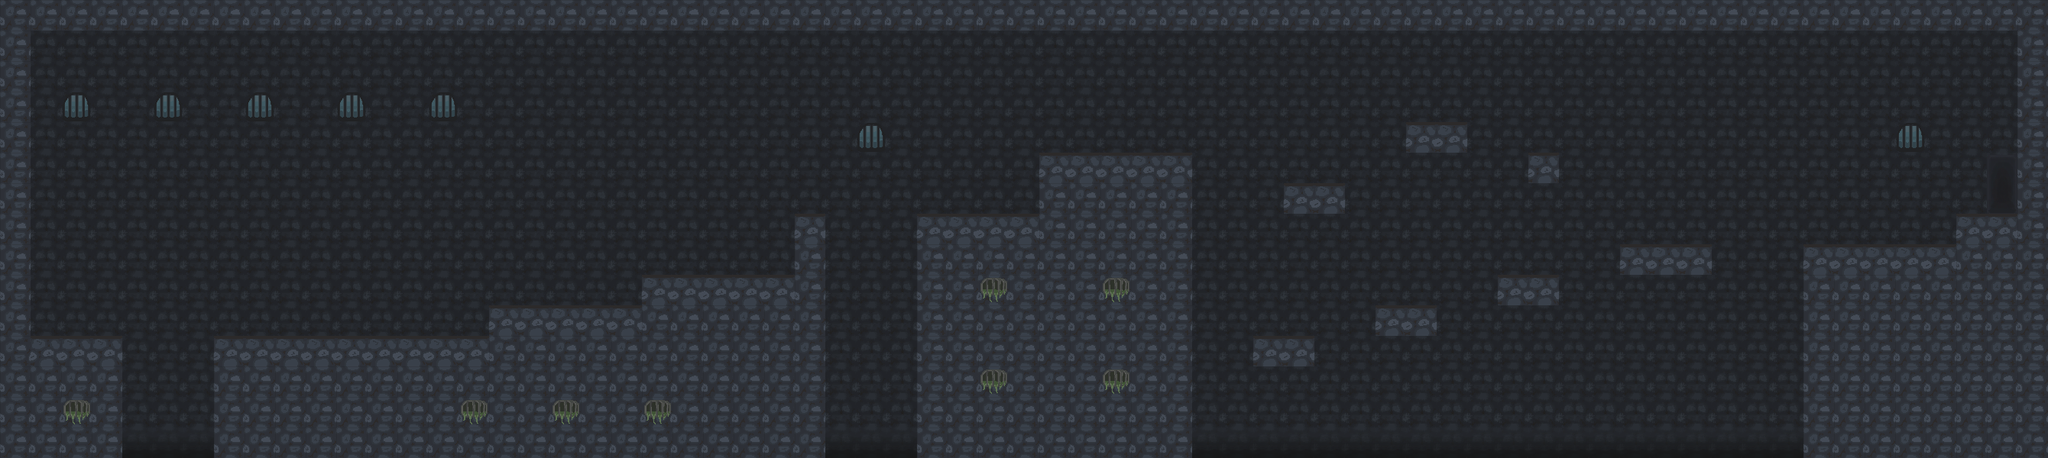

A level layout from a 2D game, rendered from its tile map. Below: a short description, then the map file with its tile-grid data intact:
An orthogonal 67x15 tile map with 40x40 px tiles, 1 tile layer (1) and 8 objects (6x enemy, item, tuto).

<map version="1.0" orientation="orthogonal" renderorder="left-up" width="67" height="15" tilewidth="40" tileheight="40" nextobjectid="11">
 <tileset firstgid="1" name="tileset" tilewidth="40" tileheight="40">
  <image source="../images/mapTs.png" width="320" height="120" />
 </tileset>
 <layer name="1" width="67" height="15">
  <data encoding="csv">
2,2,2,2,2,2,2,2,2,2,2,2,2,2,2,2,2,2,2,2,2,2,2,2,2,2,2,2,2,2,2,2,2,2,2,2,2,2,2,2,2,2,2,2,2,2,2,2,2,2,2,2,2,2,2,2,2,2,2,2,2,2,2,2,2,2,2,
2,4,4,4,4,4,4,4,4,4,4,4,4,4,4,4,4,4,4,4,4,4,4,4,4,4,4,4,4,4,4,4,4,4,4,4,4,4,4,4,4,4,4,4,4,4,4,4,4,4,4,4,4,4,4,4,4,4,4,4,4,4,4,4,4,4,2,
2,4,4,4,4,4,4,4,4,4,4,4,4,4,4,4,4,4,4,4,4,4,4,4,4,4,4,4,4,4,4,4,4,4,4,4,4,4,4,4,4,4,4,4,4,4,4,4,4,4,4,4,4,4,4,4,4,4,4,4,4,4,4,4,4,4,2,
2,4,5,4,4,5,4,4,5,4,4,5,4,4,5,4,4,4,4,4,4,4,4,4,4,4,4,4,4,4,4,4,4,4,4,4,4,4,4,4,4,4,4,4,4,4,4,4,4,4,4,4,4,4,4,4,4,4,4,4,4,4,4,4,4,4,2,
2,4,4,4,4,4,4,4,4,4,4,4,4,4,4,4,4,4,4,4,4,4,4,4,4,4,4,4,5,4,4,4,4,4,4,4,4,4,4,4,4,4,4,4,4,4,1,1,4,4,4,4,4,4,4,4,4,4,4,4,4,4,5,4,4,4,2,
2,4,4,4,4,4,4,4,4,4,4,4,4,4,4,4,4,4,4,4,4,4,4,4,4,4,4,4,4,4,4,4,4,4,1,1,1,1,1,4,4,4,4,4,4,4,4,4,4,4,1,4,4,4,4,4,4,4,4,4,4,4,4,4,4,7,2,
2,4,4,4,4,4,4,4,4,4,4,4,4,4,4,4,4,4,4,4,4,4,4,4,4,4,4,4,4,4,4,4,4,4,2,2,2,2,2,4,4,4,1,1,4,4,4,4,4,4,4,4,4,4,4,4,4,4,4,4,4,4,4,4,4,6,2,
2,4,4,4,4,4,4,4,4,4,4,4,4,4,4,4,4,4,4,4,4,4,4,4,4,4,1,4,4,4,1,1,1,1,2,2,2,2,2,4,4,4,4,4,4,4,4,4,4,4,4,4,4,4,4,4,4,4,4,4,4,4,4,4,1,1,2,
2,4,4,4,4,4,4,4,4,4,4,4,4,4,4,4,4,4,4,4,4,4,4,4,4,4,2,4,4,4,2,2,2,2,2,2,2,2,2,4,4,4,4,4,4,4,4,4,4,4,4,4,4,1,1,1,4,4,4,1,1,1,1,1,2,2,2,
2,4,4,4,4,4,4,4,4,4,4,4,4,4,4,4,4,4,4,4,4,1,1,1,1,1,2,4,4,4,2,2,3,2,2,2,3,2,2,4,4,4,4,4,4,4,4,4,4,1,1,4,4,4,4,4,4,4,4,2,2,2,2,2,2,2,2,
2,4,4,4,4,4,4,4,4,4,4,4,4,4,4,4,1,1,1,1,1,2,2,2,2,2,2,4,4,4,2,2,2,2,2,2,2,2,2,4,4,4,4,4,4,1,1,4,4,4,4,4,4,4,4,4,4,4,4,2,2,2,2,2,2,2,2,
2,1,1,1,4,4,4,1,1,1,1,1,1,1,1,1,2,2,2,2,2,2,2,2,2,2,2,4,4,4,2,2,2,2,2,2,2,2,2,4,4,1,1,4,4,4,4,4,4,4,4,4,4,4,4,4,4,4,4,2,2,2,2,2,2,2,2,
2,2,2,2,4,4,4,2,2,2,2,2,2,2,2,2,2,2,2,2,2,2,2,2,2,2,2,4,4,4,2,2,3,2,2,2,3,2,2,4,4,4,4,4,4,4,4,4,4,4,4,4,4,4,4,4,4,4,4,2,2,2,2,2,2,2,2,
2,2,3,2,4,4,4,2,2,2,2,2,2,2,2,3,2,2,3,2,2,3,2,2,2,2,2,4,4,4,2,2,2,2,2,2,2,2,2,4,4,4,4,4,4,4,4,4,4,4,4,4,4,4,4,4,4,4,4,2,2,2,2,2,2,2,2,
2,2,2,2,8,8,8,2,2,2,2,2,2,2,2,2,2,2,2,2,2,2,2,2,2,2,2,8,8,8,2,2,2,2,2,2,2,2,2,8,8,8,8,8,8,8,8,8,8,8,8,8,8,8,8,8,8,8,8,2,2,2,2,2,2,2,2
</data>
 </layer>
 <objectgroup name="objects">
  <object id="1" name="rat" type="enemy" x="370" y="400" width="90" height="40" />
  <object id="3" name="rat" type="enemy" x="705" y="359" width="90" height="40" />
  <object id="4" name="rat" type="enemy" x="915" y="320" width="90" height="40" />
  <object id="5" name="rat" type="enemy" x="1833" y="120" width="90" height="40" />
  <object id="6" name="rat" type="enemy" x="2406" y="280" width="90" height="40" />
  <object id="7" name="hp" type="item" x="2004" y="176" width="40" height="40" />
  <object id="9" name="bat" type="enemy" x="2570" y="92" width="30" height="25" />
  <object id="10" name="3" type="tuto" x="79" y="254" width="156" height="103" />
 </objectgroup>
</map>
